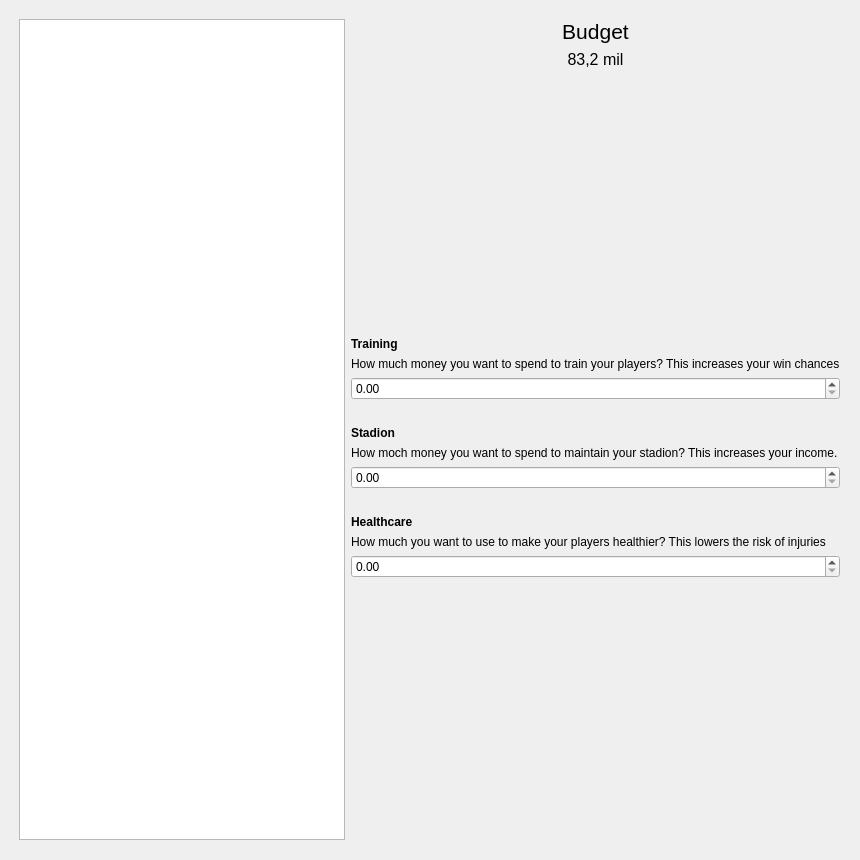
<?xml version="1.0" encoding="UTF-8"?>
<ui version="4.0">
 <class>TeamWindow</class>
 <widget class="QWidget" name="TeamWindow">
  <property name="geometry">
   <rect>
    <x>0</x>
    <y>0</y>
    <width>860</width>
    <height>860</height>
   </rect>
  </property>
  <property name="minimumSize">
   <size>
    <width>860</width>
    <height>860</height>
   </size>
  </property>
  <property name="maximumSize">
   <size>
    <width>8600</width>
    <height>860</height>
   </size>
  </property>
  <property name="baseSize">
   <size>
    <width>860</width>
    <height>860</height>
   </size>
  </property>
  <property name="windowTitle">
   <string>Form</string>
  </property>
  <widget class="QWidget" name="horizontalLayoutWidget">
   <property name="geometry">
    <rect>
     <x>19</x>
     <y>19</y>
     <width>821</width>
     <height>821</height>
    </rect>
   </property>
   <layout class="QHBoxLayout" name="horizontalLayout">
    <item>
     <widget class="QListWidget" name="playerList">
      <property name="maximumSize">
       <size>
        <width>400</width>
        <height>16777215</height>
       </size>
      </property>
     </widget>
    </item>
    <item>
     <layout class="QVBoxLayout" name="verticalLayout">
      <item>
       <widget class="QLabel" name="label">
        <property name="font">
         <font>
          <pointsize>16</pointsize>
          <italic>false</italic>
         </font>
        </property>
        <property name="text">
         <string>Budget</string>
        </property>
        <property name="alignment">
         <set>Qt::AlignCenter</set>
        </property>
       </widget>
      </item>
      <item>
       <widget class="QLabel" name="budgetTotal">
        <property name="font">
         <font>
          <pointsize>12</pointsize>
          <weight>50</weight>
          <bold>false</bold>
         </font>
        </property>
        <property name="text">
         <string>83,2 mil</string>
        </property>
        <property name="alignment">
         <set>Qt::AlignCenter</set>
        </property>
       </widget>
      </item>
      <item>
       <spacer name="verticalSpacer_2">
        <property name="orientation">
         <enum>Qt::Vertical</enum>
        </property>
        <property name="sizeHint" stdset="0">
         <size>
          <width>20</width>
          <height>40</height>
         </size>
        </property>
       </spacer>
      </item>
      <item>
       <widget class="QLabel" name="label_2">
        <property name="font">
         <font>
          <weight>75</weight>
          <bold>true</bold>
         </font>
        </property>
        <property name="text">
         <string>Training</string>
        </property>
       </widget>
      </item>
      <item>
       <widget class="QLabel" name="label_5">
        <property name="text">
         <string>How much money you want to spend to train your players? This increases your win chances</string>
        </property>
       </widget>
      </item>
      <item>
       <widget class="QDoubleSpinBox" name="budgetTraining"/>
      </item>
      <item>
       <widget class="QLabel" name="label_3">
        <property name="text">
         <string/>
        </property>
       </widget>
      </item>
      <item>
       <widget class="QLabel" name="label_7">
        <property name="font">
         <font>
          <weight>75</weight>
          <bold>true</bold>
         </font>
        </property>
        <property name="text">
         <string>Stadion</string>
        </property>
       </widget>
      </item>
      <item>
       <widget class="QLabel" name="label_6">
        <property name="text">
         <string>How moch money you want to spend to maintain your stadion? This increases your income.</string>
        </property>
       </widget>
      </item>
      <item>
       <widget class="QDoubleSpinBox" name="budgetStadion"/>
      </item>
      <item>
       <widget class="QLabel" name="label_9">
        <property name="text">
         <string/>
        </property>
       </widget>
      </item>
      <item>
       <widget class="QLabel" name="label_4">
        <property name="font">
         <font>
          <weight>75</weight>
          <bold>true</bold>
         </font>
        </property>
        <property name="text">
         <string>Healthcare</string>
        </property>
       </widget>
      </item>
      <item>
       <widget class="QLabel" name="label_8">
        <property name="text">
         <string>How much you want to use to make your players healthier? This lowers the risk of injuries</string>
        </property>
       </widget>
      </item>
      <item>
       <widget class="QDoubleSpinBox" name="budgetHealthcare"/>
      </item>
      <item>
       <spacer name="verticalSpacer">
        <property name="orientation">
         <enum>Qt::Vertical</enum>
        </property>
        <property name="sizeHint" stdset="0">
         <size>
          <width>20</width>
          <height>40</height>
         </size>
        </property>
       </spacer>
      </item>
     </layout>
    </item>
   </layout>
  </widget>
 </widget>
 <resources/>
 <connections/>
</ui>
